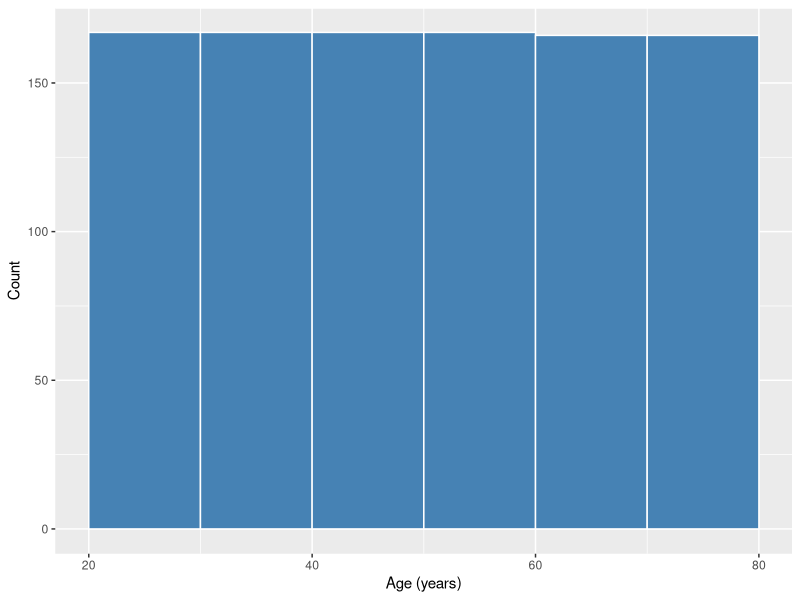

This chart was generated by the following R code:
## ---- chunk 1
#| label: setup-r-version
R.version.string
## ---- chunk 2
#| label: setup-first-code
1 + 1
2 * 3
## ---- chunk 3
#| label: setup-install
# 授業で使うデータ処理、心理尺度、構造方程式モデル、予測の機能を導入する
install.packages(
  c("tidyverse", "psych", "lavaan", "marginaleffects"),
  repos = "https://cloud.r-project.org"
)
## ---- chunk 4
#| label: setup-check-packages
library(tidyverse)
library(psych)
library(lavaan)
library(marginaleffects)
## ---- chunk 5
#| label: setup-working-directory
getwd()
list.files()
## ---- chunk 6
#| label: setup-read-csv
# tidyverseに含まれるreadrでCSVを読み込む
survey <- readr::read_csv("mock_survey.csv", show_col_types = FALSE)
## ---- chunk 7
#| label: setup-dimensions
dim(survey)
## ---- chunk 8
#| label: setup-age-summary
summary(survey$age)
## ---- chunk 9
#| label: setup-age-plot
# tidyverseに含まれるggplot2で作図する
age_plot <- ggplot2::ggplot(survey, ggplot2::aes(x = age)) +
  ggplot2::geom_histogram(binwidth = 10, boundary = 20,
                         closed = "left", color = "white", fill = "steelblue") +
  ggplot2::labs(x = "Age (years)", y = "Count")
print(age_plot)
## ---- chunk 10
#| label: setup-setwd
setwd("C:/Users/自分のユーザー名/Documents/data-analysis")
## ---- chunk 11
#| label: setup-install-ragg
# 日本語フォントを使ってPNG画像を保存するために導入する
install.packages("ragg", repos = "https://cloud.r-project.org")
## ---- chunk 12
#| label: setup-japanese-png
age_plot_ja <- age_plot +
  ggplot2::labs(x = "年齢（歳）", y = "人数") +
  ggplot2::theme(text = ggplot2::element_text(family = "Hiragino Sans"))
ragg::agg_png("age-japanese.png", width = 1200, height = 800, res = 160)
print(age_plot_ja)
dev.off()
